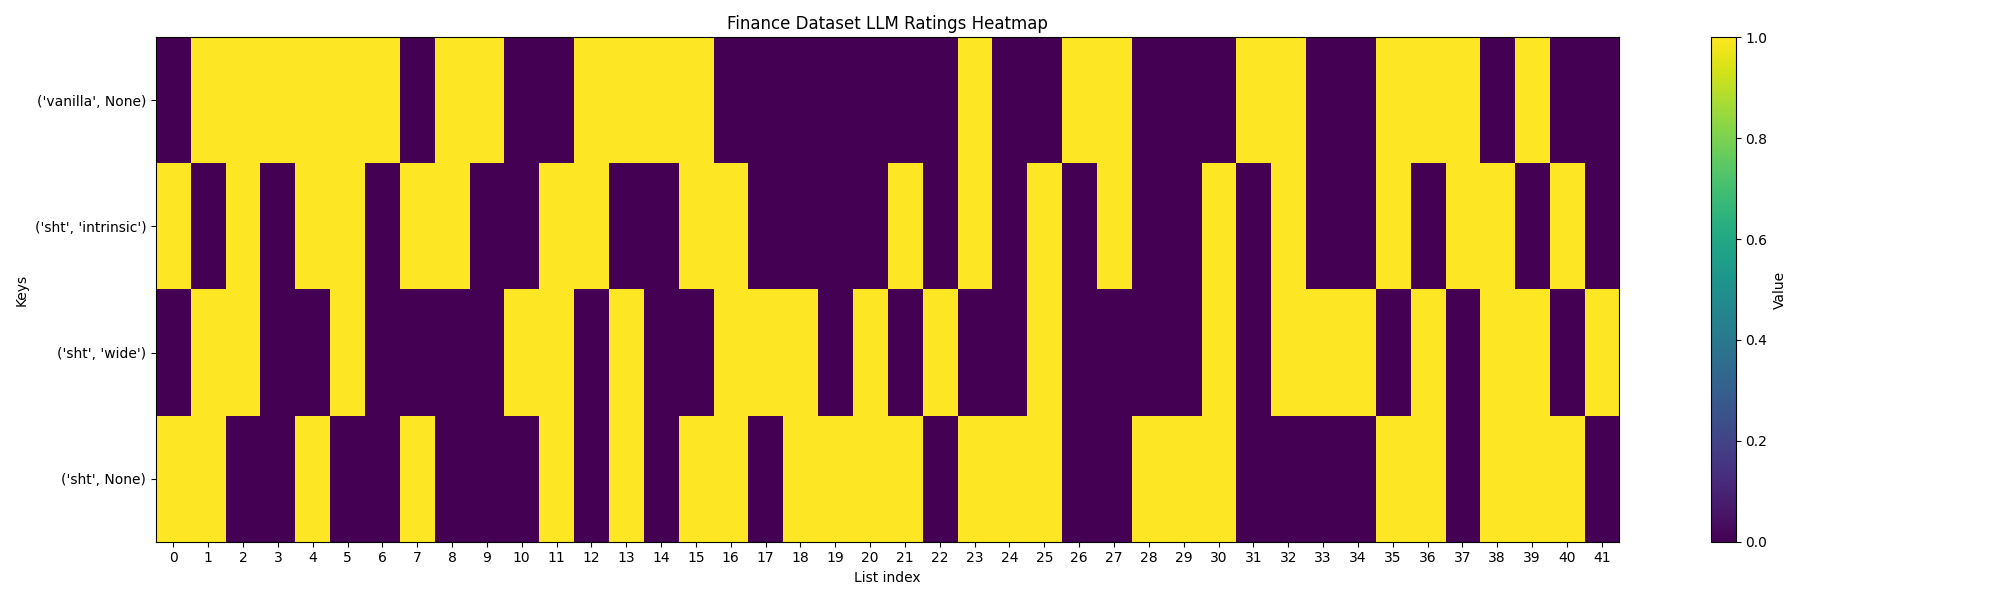

This chart was generated by the following Python code:
import matplotlib.pyplot as plt
import sys
import os
sys.path.append(os.path.dirname(os.path.dirname(os.path.abspath(__file__))))
import numpy as np
import eval.eval_finance

def get_finance_data_dict():
    m_config_acc_list = {}
    vanilla_config = ("vanilla", None, "sbert", None, None, None, 0.2)
    raptor_config = ("raptor", None, "sbert", None, None, None, 0.2)
    graphrag_config = ("graphrag", None, None, None, None, None, None)
    hipporag_config = ("hipporag", None, "sbert", None, None, None, 0.2)
    shed_config = ("sht", None, "sbert", True, True, True, 0.2)
    orig_model_config = ("sht", "intrinsic", "sbert", True, True, True, 0.2)
    wide_config = ("sht", "wide", "sbert", True, True, True, 0.2)
    for context_config in [
        vanilla_config,
        orig_model_config,
        wide_config,
        shed_config,
        # raptor_config,
        # graphrag_config,
        # hipporag_config,
    ]:
        print(f"Evaluating context_config={context_config}...")
        acc_list = eval.eval_finance.finance_eval_answer_llm_list(context_config)
        acc_list = [0 if acc <= 1 else 1 for acc in acc_list]
        m_config_acc_list[str(context_config[:2])] = acc_list

    new_m_config_acc_list = dict()
    for idx in range(len(m_config_acc_list[str(orig_model_config[:2])])):
        if len(set(
            m_config_acc_list[k][idx]
            for k in m_config_acc_list
        )) > 1:
            for k in m_config_acc_list:
                if k not in new_m_config_acc_list:
                    new_m_config_acc_list[k] = []
                new_m_config_acc_list[k].append(m_config_acc_list[k][idx])
    return new_m_config_acc_list


def dict_list_to_heatmap(data_dict, figsize=(20, 6), title="Heatmap"):
    """
    Draw a heatmap where:
      - y-axis = dict keys
      - x-axis = list indices
      - cell value = float at that index for that key
    """
    keys = list(data_dict.keys())
    max_len = max((len(v) for v in data_dict.values()), default=0)

    # Build matrix (pad with NaN)
    matrix = np.full((len(keys), max_len), np.nan, dtype=float)
    for i, k in enumerate(keys):
        vals = data_dict[k]
        matrix[i, :len(vals)] = vals

    masked = np.ma.masked_invalid(matrix)

    fig, ax = plt.subplots(figsize=figsize)
    im = ax.imshow(masked, aspect='auto', interpolation='nearest')

    # Axis labels
    ax.set_yticks(np.arange(len(keys)))
    ax.set_yticklabels(keys)
    ax.set_xticks(np.arange(max_len))
    ax.set_xlabel("List index")
    ax.set_ylabel("Keys")
    ax.set_title(title)

    # Colorbar
    cbar = fig.colorbar(im, ax=ax)
    cbar.set_label("Value")

    # # Optional annotations
    # for i in range(masked.shape[0]):
    #     for j in range(masked.shape[1]):
    #         if not masked.mask[i, j]:
    #             ax.text(j, i, f"{masked[i, j]:.2f}", ha="center", va="center", fontsize=8)

    plt.tight_layout()
    plt.savefig(f"acc_heatmap.png")

if __name__ == "__main__":
    data_dict = get_finance_data_dict()
    dict_list_to_heatmap(data_dict, title="Finance Dataset LLM Ratings Heatmap")
